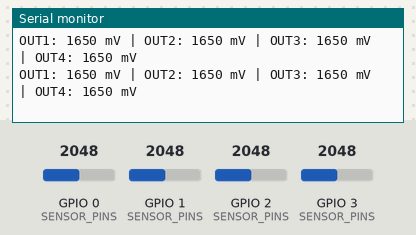
A sketch run on a simulated ESP32-C6. Shown: the last lines printed to the serial monitor. The inputs (shaded band) are chosen by the test bench; at power-on: GPIO 0 (SENSOR_PINS) = 2048, GPIO 1 (SENSOR_PINS) = 2048, GPIO 2 (SENSOR_PINS) = 2048, GPIO 3 (SENSOR_PINS) = 2048 (analog values on the 0–4095 scale).

Above: at 1.2 s.
1.3 s: GPIO 0 (SENSOR_PINS) set to 1283
At 1.52 s:
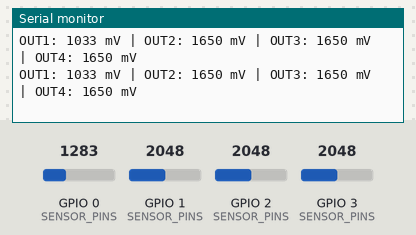
2.8 s: GPIO 0 (SENSOR_PINS) set to 1195
At 2.82 s:
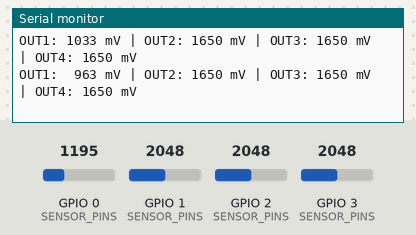
4.7 s: GPIO 1 (SENSOR_PINS) set to 1304
At 4.76 s:
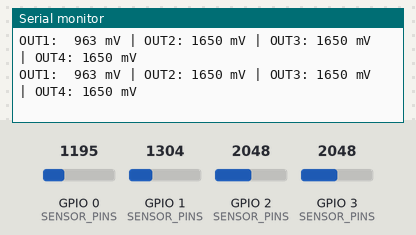
6.2 s: GPIO 1 (SENSOR_PINS) set to 1170
At 6.38 s:
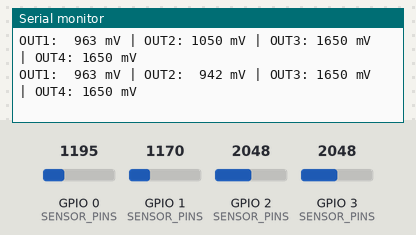
8.2 s: GPIO 2 (SENSOR_PINS) set to 1282
At 8.22 s:
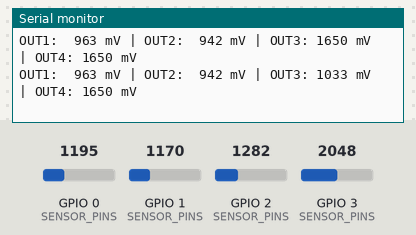
9.7 s: GPIO 2 (SENSOR_PINS) set to 1210
At 9.73 s:
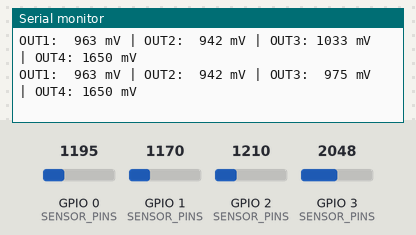

The sketch:

sensor_read.ino
```cpp
// Reads the 4-channel IR reflectance sensor (OUT1-OUT4 on J2) and prints
// each channel's averaged voltage in millivolts at 115200 baud.
//
// Wiring (sensor J2 -> ESP32):
//   OUT1 -> GPIO0    OUT2 -> GPIO1    OUT3 -> GPIO2    OUT4 -> GPIO3
//   GND  -> GND (required: without a shared ground every reading is noise)
//   3V3  -> 3V3
//
// Target: ESP32-C6, whose only ADC is on GPIO0-GPIO6. GPIO4 and GPIO5 are
// avoided because they are strapping pins sampled at reset.

const uint8_t SENSOR_PINS[4] = {0, 1, 2, 3};
const uint8_t NUM_SENSORS = 4;

const uint8_t SAMPLES_PER_CHANNEL = 16;
const uint16_t PRINT_INTERVAL_MS = 100;

// Averages several calibrated readings from one pin. The first read after
// switching channels is discarded: the ADC's sample capacitor still holds
// charge from the previous channel, which skews it when the sensor output
// has high source impedance.
uint32_t readAveragedMillivolts(uint8_t pin) {
  analogReadMilliVolts(pin);

  uint32_t sum = 0;
  for (uint8_t i = 0; i < SAMPLES_PER_CHANNEL; i++) {
    sum += analogReadMilliVolts(pin);
  }
  return sum / SAMPLES_PER_CHANNEL;
}

void setup() {
  Serial.begin(115200);

  analogReadResolution(12);
  for (uint8_t i = 0; i < NUM_SENSORS; i++) {
    // 11 dB attenuation gives a usable range of roughly 0.15-3.1 V.
    analogSetPinAttenuation(SENSOR_PINS[i], ADC_11db);
  }

  Serial.println("IR sensor readout (mV)");
}

void loop() {
  uint32_t mv[NUM_SENSORS];
  for (uint8_t i = 0; i < NUM_SENSORS; i++) {
    mv[i] = readAveragedMillivolts(SENSOR_PINS[i]);
  }

  char line[96];
  snprintf(line, sizeof(line), "OUT1: %4lu mV | OUT2: %4lu mV | OUT3: %4lu mV | OUT4: %4lu mV",
           (unsigned long)mv[0], (unsigned long)mv[1],
           (unsigned long)mv[2], (unsigned long)mv[3]);
  Serial.println(line);

  delay(PRINT_INTERVAL_MS);
}
```

Measured:
- the behaviour switches between 1241 and 1240 on GPIO 0 (SENSOR_PINS) (found by bisection; images 1 and 2)
- the behaviour switches between 1241 and 1240 on GPIO 1 (SENSOR_PINS) (found by bisection; images 3 and 4)
- the behaviour switches between 1241 and 1240 on GPIO 2 (SENSOR_PINS) (found by bisection; images 5 and 6)
- after the input at 1.3 s, the serial monitor: prints a new line after 0.11 s (image 1)
- after the input at 2.8 s, the serial monitor: prints a new line at once (image 2)
- after the input at 6.2 s, the serial monitor: prints a new line after 0.07 s (image 4)
- after the input at 8.2 s, the serial monitor: prints a new line at once (image 5)
- after the input at 9.7 s, the serial monitor: prints a new line at once (image 6)
